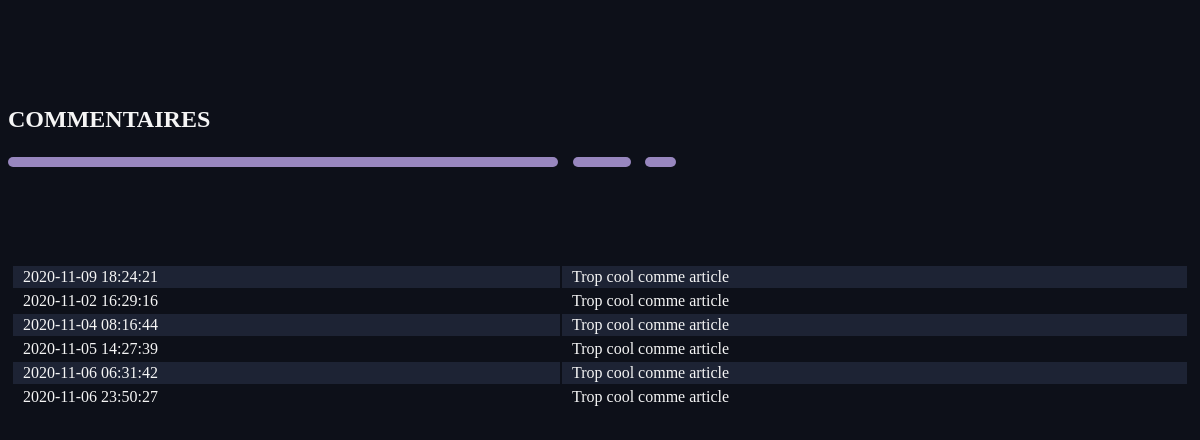
Screenshot of /back/comment/viewCommentSite2.php with the database file from the repository.
### tables this page shows
CREATE TABLE `COMMENT` (
  `numSeqCom` int(10) NOT NULL,
  `numArt` int(8) NOT NULL,
  `dtCreCom` datetime DEFAULT NULL,
  `libCom` text NOT NULL,
  `attModOK` tinyint(1) DEFAULT '0',
  `affComOK` tinyint(1) DEFAULT '0',
  `notifComKOAff` text,
  `delLogiq` tinyint(1) DEFAULT '0',
  `numMemb` int(10) NOT NULL
);

### CLASS_CRUD/comment.class.php (called while the page is built, shortened)
<?php
require_once __DIR__ . '../../CONNECT/database.php';
class COMMENT
{
	function get_SomeCom2()
    {
        global $db;
		$query = 'SELECT * FROM COMMENT WHERE affComOk = "1" AND numArt = "2"';
        $result = $db->query($query);
        $allStatuts = $result->fetchAll();
        return ($allStatuts);
    }
}

### back/comment/viewCommentSite2.php (the view, shortened to what this page needs)
<?
require_once __DIR__ . '/../../CLASS_CRUD/comment.class.php';
$monStatutCom = new COMMENT;
?>
<!DOCTYPE html>
<html lang="fr">
<head>
    <link href="../../back/css/style.css" rel="stylesheet" type="text/css" />
</head>
<body>
    <br>
<h2>COMMENTAIRES</h2>
<img class="soulignage2" src="../../front/assets/icons/soulignage.svg">
<table border="3" bgcolor="aliceblue" class="table_comment">
<tbody>
<?
$allStatuts = $monStatutCom->get_SomeCom2();
foreach($allStatuts as $row) {
?>
    <tr>
    <td>&nbsp; <?php echo $row["dtCreCom"]; ?> &nbsp;</td>
    <td>&nbsp; <?php echo $row["libCom"]; ?> &nbsp;</td>
    <br /></td>
    </tr>
<?
}
?>
</tbody>
</table>
<br><br>
</body>
</html>

### back/css/style.css (style rules this page uses)
body { background-color: #0D1019; color: #F5F5F5; padding-top: 60px; padding-bottom: 40px; font-family: "Gotham rounded book"; }
h2 { font-family: "Gotham rounded book"; }
table { background-color: #171c2b; border-color: rgba(255, 255, 0, 0); border-collapse:inherit; box-shadow: 0; }
tbody tr:nth-child(odd) { background-color:#1d2334; }
tbody tr:nth-child(even) { background-color:#0D1019; }
td { border-color: #171c2b00; }
.table_comment { background-color: #171c2b00; border-color: rgba(255, 255, 0, 0); border-collapse:inherit; box-shadow: 0; width: 100%; }

### rows the page displays
comment: dtCreCom "2020-11-09 18:24:21", libCom "Trop cool comme article"
comment: dtCreCom "2020-11-02 16:29:16", libCom "Trop cool comme article"
comment: dtCreCom "2020-11-04 08:16:44", libCom "Trop cool comme article"
comment: dtCreCom "2020-11-05 14:27:39", libCom "Trop cool comme article"
comment: dtCreCom "2020-11-06 06:31:42", libCom "Trop cool comme article"
comment: dtCreCom "2020-11-06 23:50:27", libCom "Trop cool comme article"
